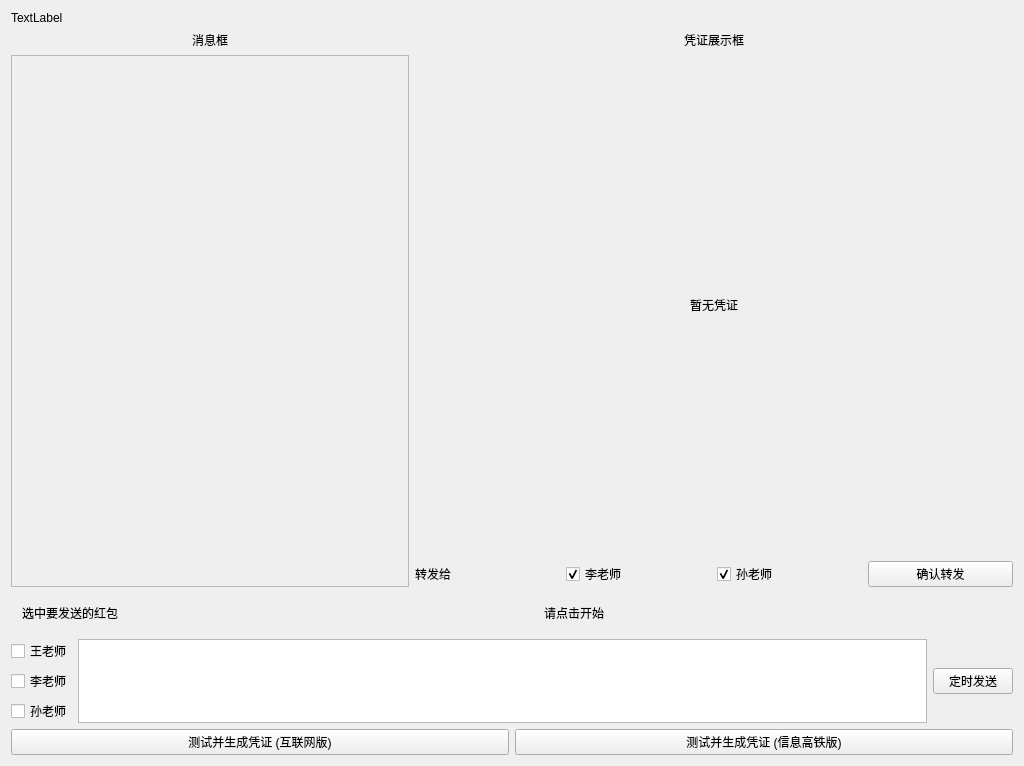
<?xml version="1.0" encoding="UTF-8"?>
<ui version="4.0">
 <class>MainWindow</class>
 <widget class="QMainWindow" name="MainWindow">
  <property name="geometry">
   <rect>
    <x>0</x>
    <y>0</y>
    <width>1024</width>
    <height>758</height>
   </rect>
  </property>
  <property name="sizePolicy">
   <sizepolicy hsizetype="Expanding" vsizetype="Expanding">
    <horstretch>0</horstretch>
    <verstretch>0</verstretch>
   </sizepolicy>
  </property>
  <property name="windowTitle">
   <string>红包应用</string>
  </property>
  <widget class="QWidget" name="centralWidget">
   <property name="sizePolicy">
    <sizepolicy hsizetype="Expanding" vsizetype="Expanding">
     <horstretch>0</horstretch>
     <verstretch>0</verstretch>
    </sizepolicy>
   </property>
   <layout class="QVBoxLayout" name="verticalLayout" stretch="0,90,10">
    <item>
     <layout class="QHBoxLayout" name="horizontalLayout_6">
      <property name="bottomMargin">
       <number>0</number>
      </property>
      <item>
       <widget class="QLabel" name="nameLabel">
        <property name="text">
         <string>TextLabel</string>
        </property>
       </widget>
      </item>
     </layout>
    </item>
    <item>
     <layout class="QHBoxLayout" name="horizontalLayout" stretch="40,60">
      <property name="rightMargin">
       <number>0</number>
      </property>
      <property name="bottomMargin">
       <number>0</number>
      </property>
      <item>
       <layout class="QVBoxLayout" name="verticalLayout_7">
        <property name="rightMargin">
         <number>0</number>
        </property>
        <property name="bottomMargin">
         <number>0</number>
        </property>
        <item>
         <widget class="QLabel" name="label_2">
          <property name="text">
           <string>消息框</string>
          </property>
          <property name="alignment">
           <set>Qt::AlignCenter</set>
          </property>
         </widget>
        </item>
        <item>
         <widget class="QScrollArea" name="msgFieldArea">
          <property name="sizePolicy">
           <sizepolicy hsizetype="Expanding" vsizetype="Expanding">
            <horstretch>0</horstretch>
            <verstretch>0</verstretch>
           </sizepolicy>
          </property>
          <property name="widgetResizable">
           <bool>true</bool>
          </property>
          <widget class="QWidget" name="msgFieldWidget">
           <property name="enabled">
            <bool>true</bool>
           </property>
           <property name="geometry">
            <rect>
             <x>0</x>
             <y>0</y>
             <width>395</width>
             <height>526</height>
            </rect>
           </property>
          </widget>
         </widget>
        </item>
       </layout>
      </item>
      <item>
       <layout class="QVBoxLayout" name="verticalLayout_5">
        <property name="rightMargin">
         <number>0</number>
        </property>
        <property name="bottomMargin">
         <number>0</number>
        </property>
        <item>
         <widget class="QLabel" name="label">
          <property name="text">
           <string>凭证展示框</string>
          </property>
          <property name="alignment">
           <set>Qt::AlignCenter</set>
          </property>
         </widget>
        </item>
        <item>
         <widget class="QLabel" name="proofLabel">
          <property name="sizePolicy">
           <sizepolicy hsizetype="Expanding" vsizetype="Expanding">
            <horstretch>0</horstretch>
            <verstretch>0</verstretch>
           </sizepolicy>
          </property>
          <property name="minimumSize">
           <size>
            <width>500</width>
            <height>500</height>
           </size>
          </property>
          <property name="text">
           <string>暂无凭证</string>
          </property>
          <property name="scaledContents">
           <bool>false</bool>
          </property>
          <property name="alignment">
           <set>Qt::AlignCenter</set>
          </property>
         </widget>
        </item>
        <item>
         <layout class="QHBoxLayout" name="redirectLayout">
          <item>
           <widget class="QLabel" name="redLabel">
            <property name="text">
             <string>转发给</string>
            </property>
           </widget>
          </item>
          <item>
           <widget class="QCheckBox" name="redLi">
            <property name="text">
             <string>李老师</string>
            </property>
            <property name="checked">
             <bool>true</bool>
            </property>
           </widget>
          </item>
          <item>
           <widget class="QCheckBox" name="redSun">
            <property name="text">
             <string>孙老师</string>
            </property>
            <property name="checked">
             <bool>true</bool>
            </property>
           </widget>
          </item>
          <item>
           <widget class="QPushButton" name="redBtn">
            <property name="text">
             <string>确认转发</string>
            </property>
           </widget>
          </item>
         </layout>
        </item>
       </layout>
      </item>
     </layout>
    </item>
    <item>
     <layout class="QVBoxLayout" name="verticalLayout_2">
      <property name="bottomMargin">
       <number>0</number>
      </property>
      <item>
       <layout class="QHBoxLayout" name="horizontalLayout_2" stretch="0,40">
        <item>
         <widget class="QWidget" name="hbWidget" native="true">
          <property name="minimumSize">
           <size>
            <width>50</width>
            <height>0</height>
           </size>
          </property>
          <layout class="QHBoxLayout" name="horizontalLayout_3">
           <item>
            <widget class="QLabel" name="label_3">
             <property name="text">
              <string>选中要发送的红包</string>
             </property>
            </widget>
           </item>
          </layout>
         </widget>
        </item>
        <item>
         <layout class="QVBoxLayout" name="verticalLayout_4">
          <property name="leftMargin">
           <number>0</number>
          </property>
          <item>
           <widget class="QLabel" name="countDownLabel">
            <property name="text">
             <string>请点击开始</string>
            </property>
            <property name="alignment">
             <set>Qt::AlignCenter</set>
            </property>
           </widget>
          </item>
         </layout>
        </item>
       </layout>
      </item>
      <item>
       <layout class="QHBoxLayout" name="horizontalLayout_5" stretch="0,90,0">
        <item>
         <layout class="QVBoxLayout" name="verticalLayout_3">
          <property name="leftMargin">
           <number>0</number>
          </property>
          <item>
           <widget class="QCheckBox" name="teachWang">
            <property name="text">
             <string>王老师</string>
            </property>
           </widget>
          </item>
          <item>
           <widget class="QCheckBox" name="teachLi">
            <property name="text">
             <string>李老师</string>
            </property>
           </widget>
          </item>
          <item>
           <widget class="QCheckBox" name="teachSun">
            <property name="text">
             <string>孙老师</string>
            </property>
           </widget>
          </item>
         </layout>
        </item>
        <item>
         <widget class="QPlainTextEdit" name="msgIn"/>
        </item>
        <item>
         <widget class="QPushButton" name="subBtn">
          <property name="text">
           <string>定时发送</string>
          </property>
         </widget>
        </item>
       </layout>
      </item>
      <item>
       <layout class="QHBoxLayout" name="horizontalLayout_4">
        <property name="bottomMargin">
         <number>0</number>
        </property>
        <item>
         <widget class="QPushButton" name="netStartBtn">
          <property name="text">
           <string>测试并生成凭证 (互联网版)</string>
          </property>
         </widget>
        </item>
        <item>
         <widget class="QPushButton" name="spbStartBtn">
          <property name="text">
           <string>测试并生成凭证 (信息高铁版)</string>
          </property>
         </widget>
        </item>
       </layout>
      </item>
     </layout>
    </item>
   </layout>
  </widget>
 </widget>
 <layoutdefault spacing="6" margin="11"/>
 <resources/>
 <connections/>
</ui>
